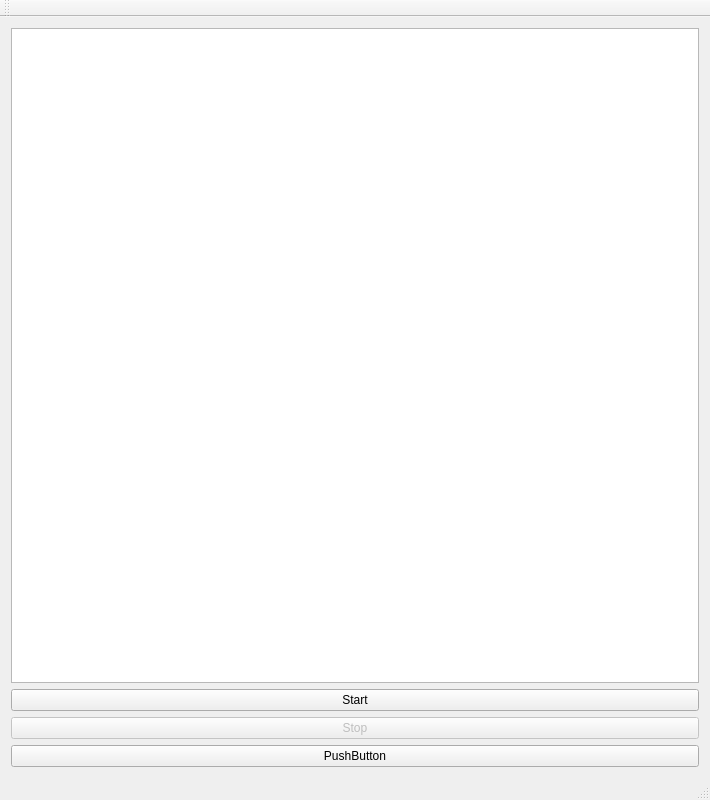
<?xml version="1.0" encoding="UTF-8"?>
<ui version="4.0">
 <class>MainWindow</class>
 <widget class="QMainWindow" name="MainWindow">
  <property name="geometry">
   <rect>
    <x>0</x>
    <y>0</y>
    <width>710</width>
    <height>800</height>
   </rect>
  </property>
  <property name="windowTitle">
   <string>MainWindow</string>
  </property>
  <widget class="QWidget" name="centralWidget">
   <layout class="QGridLayout" name="gridLayout_2">
    <item row="0" column="0">
     <layout class="QGridLayout" name="grid">
      <item row="0" column="0">
       <widget class="QGraphicsView" name="view">
        <property name="autoFillBackground">
         <bool>true</bool>
        </property>
       </widget>
      </item>
     </layout>
    </item>
    <item row="4" column="0">
     <widget class="QPushButton" name="stopButton">
      <property name="enabled">
       <bool>false</bool>
      </property>
      <property name="text">
       <string>Stop</string>
      </property>
     </widget>
    </item>
    <item row="2" column="0">
     <widget class="QPushButton" name="startButton">
      <property name="text">
       <string>Start</string>
      </property>
     </widget>
    </item>
    <item row="5" column="0">
     <widget class="QPushButton" name="actionButton">
      <property name="text">
       <string>PushButton</string>
      </property>
     </widget>
    </item>
   </layout>
  </widget>
  <widget class="QMenuBar" name="menuBar">
   <property name="geometry">
    <rect>
     <x>0</x>
     <y>0</y>
     <width>710</width>
     <height>29</height>
    </rect>
   </property>
  </widget>
  <widget class="QToolBar" name="mainToolBar">
   <attribute name="toolBarArea">
    <enum>TopToolBarArea</enum>
   </attribute>
   <attribute name="toolBarBreak">
    <bool>false</bool>
   </attribute>
  </widget>
  <widget class="QStatusBar" name="statusBar"/>
 </widget>
 <layoutdefault spacing="6" margin="11"/>
 <resources/>
 <connections/>
</ui>
